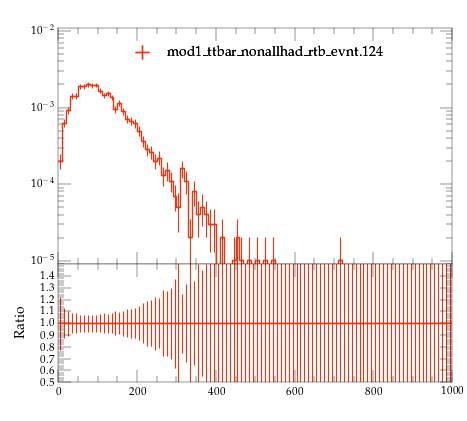

Python code for this plot:
#! /usr/bin/env python

# This Python script was auto-generated using YODA v2.0.2.
# Analysis object: /MC_TTBAR/onelep_t_pT
# Timestamp: 07-08-2026 (10:19:45)

import matplotlib as mpl
import matplotlib.pyplot as plt
mpl.use('Agg') # comment out for interactive use
import os
import numpy as np

plotDir = os.path.split(os.path.realpath(__file__))[0]
if 'YODA_USER_PLOT_PATH' in globals():
    plot_outdir = globals()['YODA_USER_PLOT_PATH']
else:
    plot_outdir = plotDir

#plot style
plt.style.use(os.path.join(plotDir, '../default.mplstyle'))
# plot metadata
figW, figH = plt.rcParams['figure.figsize']
ax_xLabel = r''
ax_yLabel = r''
ax_title  = r''
ax_xScale = 'linear'
ax_yScale = 'log'
xLims = (0.0, 1000.0)
yLims = (9e-06, 0.011000000000000001)

# TeX-friendly labels for the legend
labels = {
    'legend' : ([ r"mod1\_ttbar\_nonallhad\_rtb\_evnt.124" ], r""),
}

# Adjust canvas width and height
canvasW = 10.0
canvasH = 9.0
figW *= canvasW/10.
figH *= canvasH/9.

# Create figure and axis objects
fig, (ax, ratio0_ax) = plt.subplots(2, 1, sharex=True,
                  figsize=(figW,figH), gridspec_kw={'height_ratios': (6.0, 3.0)})

# Set figure margins
plt.subplots_adjust(
    left   = 1.0 * plt.rcParams['figure.subplot.left'],
    right  = 1.0 * plt.rcParams['figure.subplot.right'],
    top    = 1.0 * plt.rcParams['figure.subplot.top'],
    bottom = 1.0 * plt.rcParams['figure.subplot.bottom'])

ratio0_ax.yaxis.set_major_locator(mpl.ticker.MultipleLocator(0.1))
ratio0_ax.set_ylim(0.5, 1.4999)
ratio0_ax.set_ylabel('Ratio')

# the numerical data is stored in a separate file
dataf = dict()
prefix = os.path.split(__file__)[0]
if prefix:    prefix = prefix + '/'
exec(open(prefix+'onelep_t_pT__data.py').read(), dataf)


legend_handles = dict() # keep track of handles for the legend

# style options for curves
# starts at zorder>=5 to draw curve on top of legend
styles = {
  'mod1_ttbar_nonallhad_rtb_evnt.124.yoda.gz': {
    'color' : '#EE3311',
    'linestyle' : '-',
    'linewidth' : 1,
    'marker' : 'none',
    'markersize' : 2,
    'capsize' : 0.0,
    'zorder' : 5,
    'histstyle' : 1,
    'drawstyle' : 'steps-pre',
    'xerrorbars' : 1,
    'yerrorbars' : 1,
    'fillcolor' : None,
    'fillopacity' : 1.0,
    'ratio0_linestyle' : '-',
    'ratio0_linewidth' : 1,
    'ratio0_marker' : 'none',
    'ratio0_markersize' : 2,
    'ratio0_capsize' : 0.0,
    'ratio0_zorder' : 5,
    'ratio0_histstyle' : 1,
    'ratio0_drawstyle' : 'steps-pre',
    'ratio0_xerrorbars' : 1,
    'ratio0_yerrorbars' : 1,
  },
}

# curve from input yoda files in main panel
for label, yvals in dataf['yvals'].items():
    if all(np.isnan(v) for v in dataf['yvals'][label]):
        continue
    tmp = None
    if styles[label]['histstyle']: # draw as histogram
        xpos = dataf['xedges'][label] if styles[label]['drawstyle'] else dataf['xpoints'][label]
        ypos = np.insert(yvals, 0, yvals[0]) if styles[label]['drawstyle'] else yvals
        if styles[label]['fillcolor']: # fill area below curve
            ax.fill_between(xpos, ypos, step='pre',
                            color=styles[label]['fillcolor'],
                            alpha=styles[label]['fillopacity'])
        tmp, = ax.plot(xpos, ypos,
                       color=styles[label]['color'],
                       linestyle=styles[label]['linestyle'],
                       linewidth=styles[label]['linewidth'],
                       drawstyle=styles[label]['drawstyle'], solid_joinstyle='miter',
                       zorder=styles[label]['zorder'], label=label)
    tmp = ax.errorbar(dataf['xpoints'][label], yvals,
                      xerr=np.array(dataf['xerrs'][label])*styles[label]['xerrorbars'],
                      yerr=np.array(dataf['yerrs'][label])*styles[label]['yerrorbars'],
                      fmt=styles[label]['marker'], capsize=styles[label]['capsize'],
                      markersize=styles[label]['markersize'],
                      ecolor=styles[label]['color'],
                      color=styles[label]['color'], zorder=styles[label]['zorder'])
    tmp[-1][0].set_linestyle(styles[label]['linestyle'])
    tmp[-1][0].set_linewidth(styles[label]['linewidth'])
    if label in dataf['add_legend_handle']:  legend_handles[label] = tmp
    for varLabel in dataf['variation_yvals'].keys():
        if varLabel.startswith(label):
            tmp, = ax.plot(dataf['xedges'][label], dataf['variation_yvals'][varLabel],
                           color=styles[label]['color'],
                           linestyle=styles[label]['linestyle'],
                           linewidth=styles[label]['linewidth'],
                           drawstyle='steps-pre', solid_joinstyle='miter',
                           zorder=styles[label]['zorder'], alpha=0.5)


# plots on ratio panel
# curve from input yoda files in ratio panel
for label, yvals in dataf['ratio0_yvals'].items():
    if all(np.isnan(v) for v in yvals):
        continue
    if styles[label]['ratio0_histstyle']: # plot as histogram
        xpos = dataf['xedges']['mod1_ttbar_nonallhad_rtb_evnt.124.yoda.gz'] if styles[label]['ratio0_drawstyle'] else dataf['xpoints']['mod1_ttbar_nonallhad_rtb_evnt.124.yoda.gz']
        ypos = np.insert(yvals, 0, yvals[0]) if styles[label]['ratio0_drawstyle'] else yvals
        ratio0_ax.plot(xpos, ypos,
                       color=styles[label]['color'],
                       linewidth=styles[label]['linewidth'],
                       linestyle=styles[label]['ratio0_linestyle'],
                       drawstyle=styles[label]['ratio0_drawstyle'], zorder=styles[label]['zorder'],
                       solid_joinstyle='miter')
    tmp = ratio0_ax.errorbar(dataf['xpoints']['mod1_ttbar_nonallhad_rtb_evnt.124.yoda.gz'], yvals,
                             xerr=np.array(dataf['ref_xerrs'])*styles[label]['ratio0_xerrorbars'],
                             yerr=np.array(dataf['ratio0_yerrs'][label])*styles[label]['ratio0_yerrorbars'],
                             fmt=styles[label]['ratio0_marker'], capsize=styles[label]['ratio0_capsize'],
                             markersize=styles[label]['ratio0_markersize'],
                             ecolor=styles[label]['color'],
                             color=styles[label]['color'])
    tmp[-1][0].set_linestyle(styles[label]['ratio0_linestyle'])
    tmp[-1][0].set_linewidth(styles[label]['ratio0_linewidth'])

    for varlabel in dataf['ratio0_variation_vals'].keys():
        if varlabel.startswith(label):
            ratio0_ax.plot(dataf['xedges']['mod1_ttbar_nonallhad_rtb_evnt.124.yoda.gz'],
                            dataf['ratio0_variation_vals'][varlabel],
                            color=styles[label]['color'],
                            linestyle=styles[label]['linestyle'],
                            linewidth=styles[label]['linewidth'],
                            drawstyle='steps-pre', solid_joinstyle='miter',
                            zorder=1, alpha=0.5)

legend_items = list(legend_handles.values())
ax.add_artist(ax.legend(legend_items,
                        labels['legend'][0],
                        title=labels['legend'][1],
                        alignment='left',
                        loc='upper center',
                        bbox_to_anchor=(0.5, 0.97)))

# set plot metadata as defined above
ratio0_ax.set_xlabel(ax_xLabel)
ratio0_ax.xaxis.set_label_coords(1., -0.15)
ax.set_ylabel(ax_yLabel, ha='right', va='top')
ax.yaxis.set_label_coords(-0.11, 1.0)
ax.set_title(ax_title, loc='left')
ax.set_xscale(ax_xScale)
ax.set_yscale(ax_yScale)
ax.set_xlim(xLims)
ax.set_ylim(yLims)

# tick formatting
plt.rcParams['xtick.top'] = True
plt.rcParams['ytick.right'] = True
ax.yaxis.set_major_locator(mpl.ticker.LogLocator(base=10.0, numticks=np.inf))
ax.yaxis.set_minor_locator(mpl.ticker.LogLocator(
                           base=10.0, subs=np.arange(0.1, 1, 0.1), numticks=np.inf))
fig.align_ylabels((ax, ratio0_ax))
plt.savefig(os.path.join(plot_outdir, 'onelep_t_pT.pdf'), format='PDF')
plt.savefig(os.path.join(plot_outdir, 'onelep_t_pT.png'), format='PNG')

plt.close(fig)
